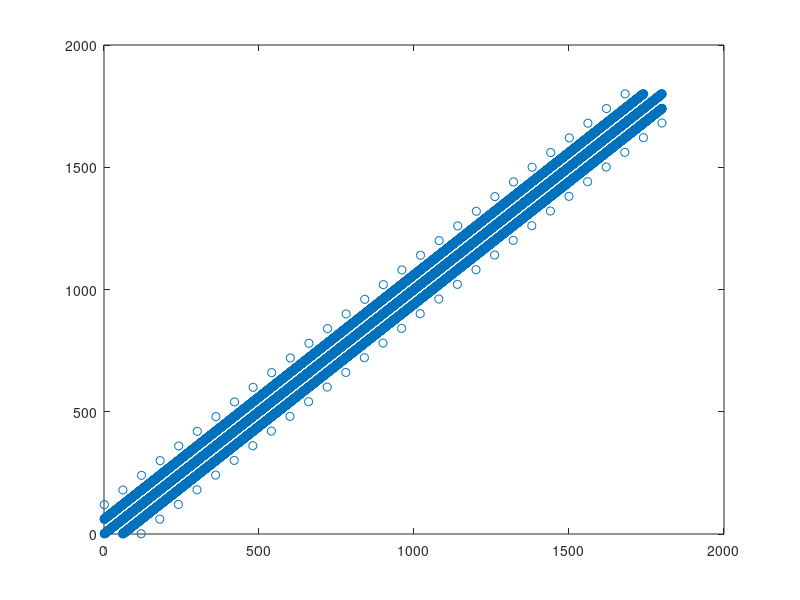

Reproduce this figure in MATLAB.
% Show pattern of Gradient Matrix

nlat = 30;
nlon = 60;

sparseX = [];
sparseY = [];

for lat = 1:nlat
    for lon = 1:nlon
        currentX = (lat-1) * nlon + lon;
        % bottom part
        if currentX - nlon > 0 && 1==1
            currentLat = lat - 1;
            tmpY1 = (currentLat-1) * nlon + mod((lon - 1) + nlon - 1,nlon) + 1; 
            tmpY2 = (currentLat-1) * nlon + lon;
            tmpY3 = (currentLat-1) * nlon + mod((lon - 1) + nlon + 1,nlon) + 1;
            sparseX = [sparseX;currentX;currentX;currentX];
            sparseY = [sparseY;tmpY1;tmpY2;tmpY3];
        end
        
        % peer part
        currentLat = lat;
        tmpY1 = (currentLat-1) * nlon + mod((lon - 1) + nlon - 1,nlon) + 1; 
        tmpY2 = (currentLat-1) * nlon + lon;
        tmpY3 = (currentLat-1) * nlon + mod((lon - 1) + nlon + 1,nlon) + 1;    
        sparseX = [sparseX;currentX;currentX;currentX];
        sparseY = [sparseY;tmpY1;tmpY2;tmpY3];
        
        % top part
        if currentX + nlon < nlat * nlon && 1==1 
            currentLat = lat + 1;
            tmpY1 = (currentLat-1) * nlon + mod((lon - 1) + nlon - 1,nlon) + 1; 
            tmpY2 = (currentLat-1) * nlon + lon;
            tmpY3 = (currentLat-1) * nlon + mod((lon - 1) + nlon + 1,nlon) + 1;
            sparseX = [sparseX;currentX;currentX;currentX];
            sparseY = [sparseY;tmpY1;tmpY2;tmpY3];
        end        
    end
end

plot(sparseX,sparseY,'o')